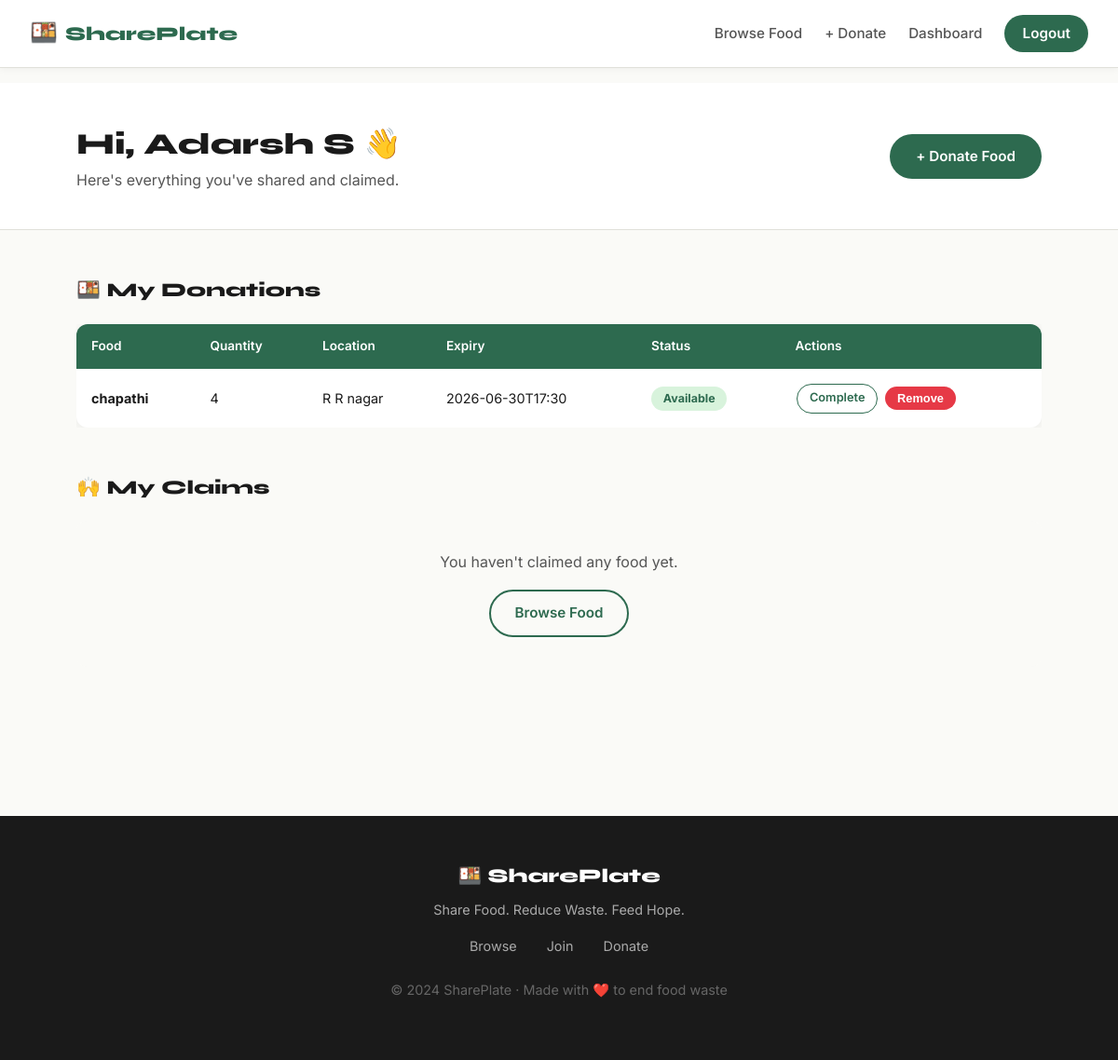
The page /dashboard (signed in) on the database as committed earlier.
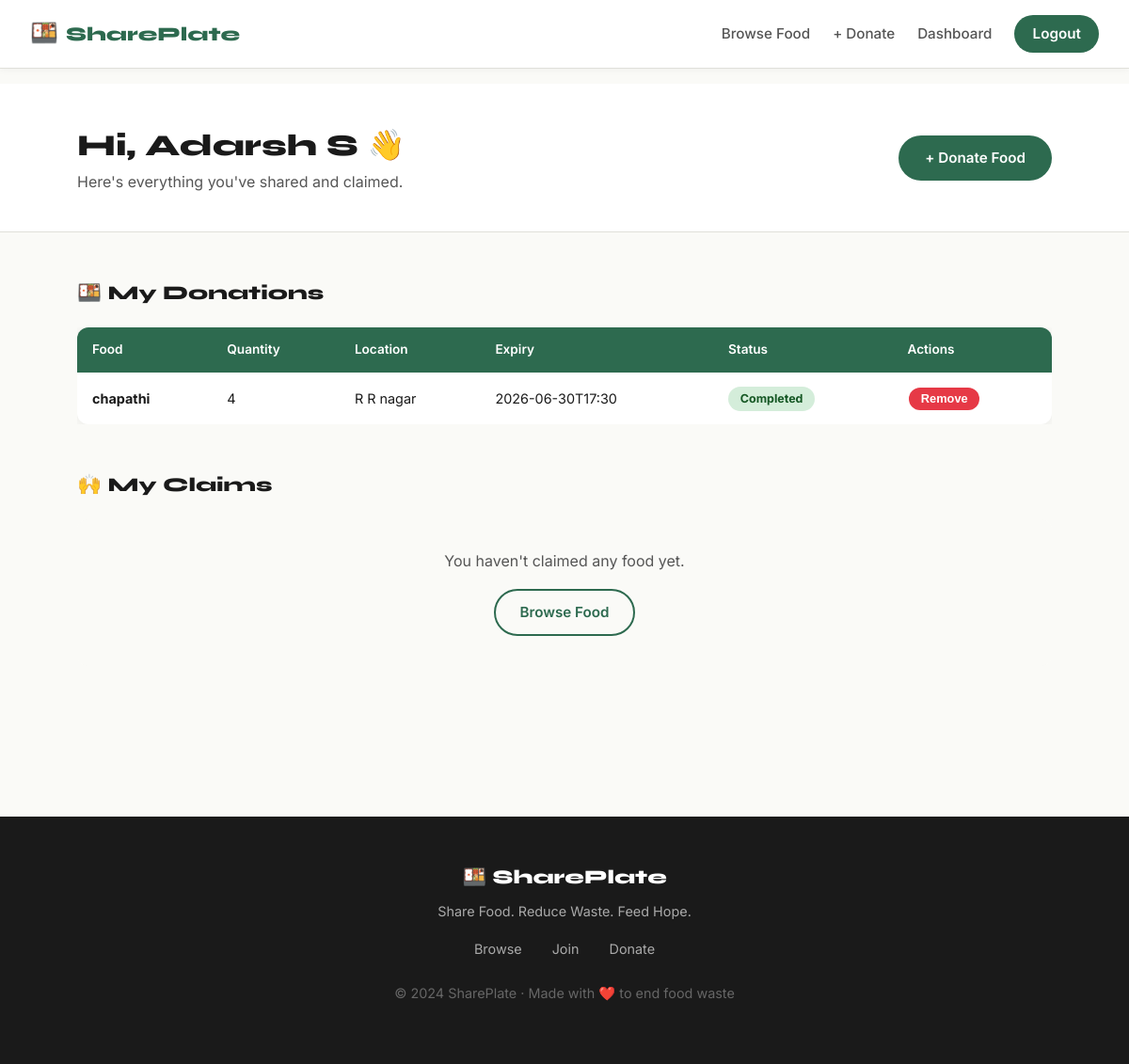
The same page on the database as committed later.
### tables this page shows
CREATE TABLE food (
        id INTEGER PRIMARY KEY AUTOINCREMENT,
        food_name TEXT NOT NULL,
        category TEXT,
        quantity TEXT NOT NULL,
        location TEXT NOT NULL,
        expiry TEXT NOT NULL,
        contact TEXT,
        notes TEXT,
        status TEXT DEFAULT 'available',
        donor_id INTEGER,
        image_url TEXT,
        created_at TEXT DEFAULT CURRENT_TIMESTAMP,
        FOREIGN KEY (donor_id) REFERENCES users(id)
    );

### app.py (the view)
@app.route('/dashboard')
def dashboard():
    if 'user_id' not in session:
        return redirect(url_for('login'))
    uid = session['user_id']
    conn = get_db()
    my_donations = conn.execute(
        'SELECT * FROM food WHERE donor_id=? ORDER BY created_at DESC', (uid,)
    ).fetchall()
    my_claims = conn.execute(
        '''SELECT r.*, f.food_name, f.location, f.expiry, u.name as donor_name
           FROM requests r
           JOIN food f ON r.food_id = f.id
           JOIN users u ON f.donor_id = u.id
           WHERE r.receiver_id=? ORDER BY r.created_at DESC''', (uid,)
    ).fetchall()
    conn.close()
    return render_template('dashboard.html', my_donations=my_donations, my_claims=my_claims)

### app.py (called while the page is built)
def get_db():
    conn = sqlite3.connect(DB_PATH)
    conn.row_factory = sqlite3.Row
    return conn

### templates/dashboard.html (shortened to what this page needs)
{% extends "base.html" %}
{% block content %}
<div class="page-header">
  <div class="section-inner dash-header-row">
    <div>
      <h1>Hi, {{ session.user_name }} 👋</h1>
      <p>Here's everything you've shared and claimed.</p>
    </div>
    <a href="{{ url_for('add_food') }}" class="btn-primary">+ Donate Food</a>
  </div>
</div>
<div class="dashboard-page">
  <div class="section-inner">
    <div class="dash-section">
      <h2 class="dash-section-title">🍱 My Donations</h2>
      {% if my_donations %}
      <div class="table-wrap">
        <table class="dash-table">
          <thead>
            <tr>
              <th>Food</th>
              <th>Quantity</th>
              <th>Location</th>
              <th>Expiry</th>
              <th>Status</th>
              <th>Actions</th>
            </tr>
          </thead>
          <tbody>
            {% for food in my_donations %}
            <tr>
              <td><strong>{{ food.food_name }}</strong></td>
              <td>{{ food.quantity }}</td>
              <td>{{ food.location }}</td>
              <td>{{ food.expiry }}</td>
              <td><span class="status-badge status-{{ food.status }}">{{ food.status }}</span></td>
              <td class="action-cell">
                {% if food.status == 'available' %}
                <a href="{{ url_for('update_status', food_id=food.id, status='completed') }}" class="btn-sm btn-outline-sm">Complete</a>
                {% endif %}
                <form method="post" action="{{ url_for('delete_food', food_id=food.id) }}" style="display:inline" onsubmit="return confirm('Remove this listing?')">
                  <button class="btn-sm btn-red">Remove</button>
                </form>
              </td>
            </tr>
            {% endfor %}
          </tbody>
        </table>
      </div>
      {% else %}
      <div class="empty-state-sm">
        <p>You haven't donated any food yet.</p>
        <a href="{{ url_for('add_food') }}" class="btn-primary">Donate Now</a>
      </div>
      {% endif %}
    </div>
    <div class="dash-section">
      <h2 class="dash-section-title">🙌 My Claims</h2>
      {% if my_claims %}
      <div class="table-wrap">
        <table class="dash-table">
          <thead>
            <tr>
              <th>Food</th>
              <th>Pickup Location</th>
              <th>Expiry</th>
              <th>Donor</th>
              <th>Status</th>
            </tr>
          </thead>
          <tbody>
            {% for claim in my_claims %}
            <tr>
              <td><strong>{{ claim.food_name }}</strong></td>
              <td>{{ claim.location }}</td>
              <td>{{ claim.expiry }}</td>
              <td>{{ claim.donor_name }}</td>
              <td><span class="status-badge status-{{ claim.status }}">{{ claim.status }}</span></td>
            </tr>
            {% endfor %}
          </tbody>
        </table>
      </div>
      {% else %}
      <div class="empty-state-sm">
        <p>You haven't claimed any food yet.</p>
        <a href="{{ url_for('available') }}" class="btn-outline">Browse Food</a>
      </div>
      {% endif %}
    </div>
  </div>
</div>
{% endblock %}

Rows that differ between the two databases and show on the page:
changed food "chapathi": status "Available" → "Completed"; no longer shows "Complete"
